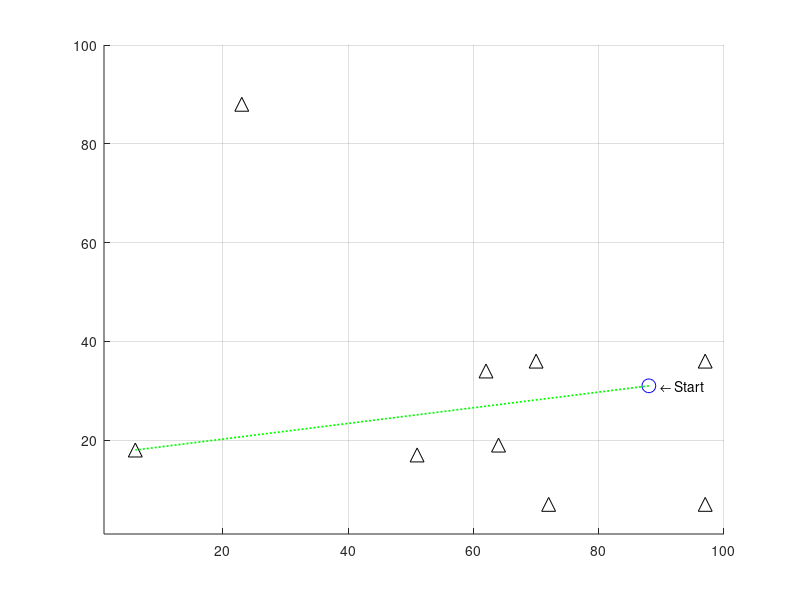

The MATLAB source for this figure: (Note: this script raises an error after producing the figure.)
% TSP GA
% Kai brooks
% Jun 2019
% Description
%
% Solves the travelling salesman problem using a genetic algorithm

clc
close all
clear all
format

rng('shuffle')

maxCities = 10;  % number of cities to visit
minLoc = 1;  % minimum coordinate to generate for city locations
maxLoc = 100;  % maximum coordinate to generate for city locations
verbose = 1;    % outputs things, maybe
attempts = 100; % number of attempts to bruteforce the solution before giving up
plotMarkerSize = 10;   % size of markers on map
totalDist = 0;   % total distance travelled
o_nn = 0;        % big o for bruteforce method
maxCpuTime = 100; % max loops various functions will use before giving up and moving on

gifOutput = 1;  % outputs a gif or not
gifWritten = 0;

nn = 1;         % nearest-neighbor algorithm
bf = 0;         % bruteforce algorithm


% Generate points
cities = randi([minLoc, maxLoc],2,maxCities); % generate crooked matrix
cities = rot90(cities);  % rotate to form cities(x1,y1) for each point
cities = unique(cities,'rows'); % remove duplicate entries

if (length(cities) ~= maxCities)
    fprintf('*** Generated duplicate city coordinates, pruning %i entries.\n*** New maxCities = %i \n', maxCities - length(cities), length(cities))
end

maxCities = length(cities);  % shorten everything else if we don't have enough cities


startingCity = randi(maxCities);
currentCity = startingCity;

visited = zeros([maxCities],1); % boolean to mark each visited city
visited(currentCity) = 1;

visitedOrder = zeros([maxCities],1); % vector to store the order which we visited each city
visitedOrder(currentCity) = 1;

% Map cities to give the user something to look at while we compute
f = figure('units','normalized','outerposition',[0 0 1 1])
axis tight manual % this ensures that getframe() returns a consistent size
filename = 'nn.gif';
hold on
grid on

xlim([minLoc maxLoc])
ylim([minLoc maxLoc])

% Attempt bruteforce distance
% Find distance between all cities from current location

% Plot cities
for i=1:maxCities
    if i == startingCity
        plot(cities(i,1),cities(i,2),'bo','MarkerSize',plotMarkerSize)
    else
        plot(cities(i,1),cities(i,2),'k^','MarkerSize',plotMarkerSize)
    end
end
txt = '    \leftarrow Start';
text(cities(startingCity,1),cities(startingCity,2),txt)

% Nearest Neighbor Algorithm
if nn == 1
    for j = 2:maxCities
        
        o_nn = o_nn + 1;
        
        ccLoc = [cities(currentCity,1), cities(currentCity,2)]; % coords of current city
        
        minDist = maxLoc^2;   % starting distance, make maximum possible
        
        for i = 1:maxCities
            o_nn = o_nn + 1;
            
            if visited(i) == 1, continue, end % skip cities we've visited
            
            a = ccLoc;  % current city coordinates
            b = [cities(i,1),cities(i,2)];
            
            checkDistance = [a;b]; % select two points
            
            distance = pdist(checkDistance,'euclidean');    % find distance between them
            
            % Draw decision lines
            if gifOutput == 1
                % Draw 'decision' line
                x = [cities(currentCity,1), cities(i,1)];
                y = [cities(currentCity,2), cities(i,2)];
                plot(x,y,'g:','LineWidth',plotMarkerSize/8)
                
                
                drawnow
                % Capture the plot as an image
                title("" + o_nn)
                if  gifWritten == 0
                    gifWritten = 1;
                    gif('nn.gif','DelayTime',0.01,'LoopCount',1,'frame',gcf)
                else
                    gifWritten = 1;
                    gif
                end
            end
            
            
            if distance < minDist
                minDist = distance;
                nextCity = i;
                nextLoc = [cities(i,1),cities(i,2)];
            end
        end
        
        %  what we found for the next move
        minDist;
        nextCity;
        
        %fprintf('Moving to city %i with a distance of %.2f \n',nextCity,minDist)
        
        % Plot line to shortest next, vector 1 is both x's, 2 is both y's
        x = [cities(currentCity,1), cities(nextCity,1)];
        y = [cities(currentCity,2), cities(nextCity,2)];
        plot(x,y,'r--','LineWidth',plotMarkerSize/8)
        
        %txt = 'Next \rightarrow  ';
        %text(cities(nextCity,1),cities(nextCity,2),txt,'HorizontalAlignment','right')
        
        % Update for next loop
        currentCity = nextCity;
        visited(nextCity) = 1;
        visitedOrder(j) = nextCity;
        totalDist = totalDist + minDist;
        
        % Break if we've visited everything
        if sum(visited) == maxCities, break, end
        
    end
    
    % Complete the loop
    a = ccLoc;  % current city coordinates
    b = [cities(startingCity,1),cities(startingCity,2)];
    
    checkDistance = [a;b]; % select two points
    distance = pdist(checkDistance,'euclidean');
    totalDist = totalDist + distance; % Update total distance once more
    
    x = [cities(currentCity,1), cities(startingCity,1)];
    y = [cities(currentCity,2), cities(startingCity,2)];
    plot(x,y,'r--','LineWidth',plotMarkerSize/8)
    
    drawnow
    gif

end




fprintf('-- Travelling done! -- \n')

%visitedOrder
totalDist
o_nn
